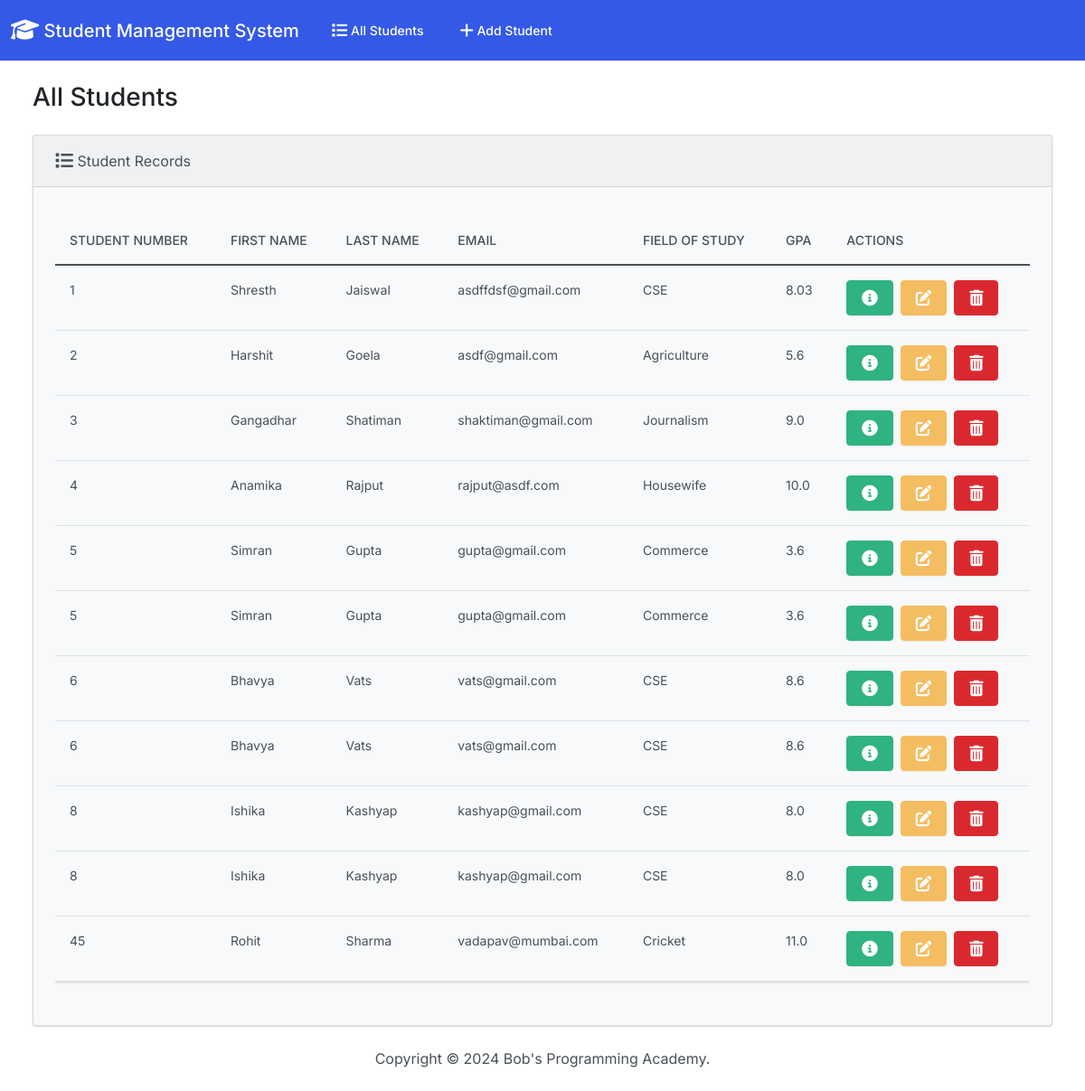
The page / on the database its author committed.
### students/models.py (models this page shows, shortened)
class Student(models.Model):
  student_number = models.PositiveIntegerField()
  first_name = models.CharField(max_length=50)
  last_name = models.CharField(max_length=50)
  email = models.EmailField(max_length=100)
  field_of_study = models.CharField(max_length=50)
  gpa = models.FloatField()

### students/views.py (the view)
# urls.py: path('', views.index, name='index'),
def index(request):
  return render(request, 'students/index.html', {
    'students': Student.objects.all()
  })

### students/templates/students/index.html (shortened to what this page needs)
{% extends "students/base.html" %}
{% block body %}
<h3 class="m-4">All Students</h3>
<div class="row">
  <div class="col-12">
    {% if students %}
    <div class="card bg-light ms-4 me-4 mb-4">
      <div class="card-header">
        <i class="fa-solid fa-list fa-lg"></i> Student Records
      </div>
      <div class="card-body">
        <p class="card-text">
          <div class="table-responsive">
            <table class="table table-hover">
              <thead>
                <tr>
                  <th scope="col">Student Number</th>
                  <th scope="col">First Name</th>
                  <th scope="col">Last Name</th>
                  <th scope="col">Email</th>
                  <th scope="col">Field of Study</th>
                  <th scope="col">GPA</th>
                  <th scope="col">Actions</th>
                </tr>
              </thead>
              <tbody>
                {% for student in students %}
                  <tr>
                    <td>{{ student.student_number }}</td>
                    <td>{{ student.first_name }}</td>
                    <td>{{ student.last_name }}</td>
                    <td>{{ student.email }}</td>
                    <td>{{ student.field_of_study }}</td>
                    <td>{{ student.gpa }}</td>
                    <td>
                      <button type="button" class="btn btn-success me-1" href="{% url 'view_student' student.id %}" data-bs-toggle="modal" data-bs-target="#myModal{{student.id}}">
                      </button>
                      <a class="btn btn-warning me-1" href="{% url 'edit' student.id %}">
                      </a>
                      <button type="button" class="btn btn-danger" data-bs-toggle="modal" data-bs-target="#delete{{student.id}}">
                      </button>
                    </td>
                  </tr>
                {% endfor %}
              </tbody>
            </table>
          </div>
        </p>
      </div>
    </div>
    {% else %}
      <h5 class="alert alert-primary ms-4 me-4">No Student Records</h5>
    {% endif %}
  </div>
</div>
{% endblock %}

### students/templates/students/base.html (shortened to what this page needs)
{% load static %}
<!DOCTYPE html>
<html lang="en">
  <head>
    <link rel="stylesheet" href="https://cdnjs.cloudflare.com/ajax/libs/font-awesome/6.1.1/css/all.min.css">
    <link href="{% static 'css/bootstrap.min.css' %}" rel="stylesheet">
  </head>
  <body class="d-flex flex-column min-vh-100">
    <nav class="navbar navbar-expand-lg navbar-dark bg-primary">
      <div class="container-fluid">
        <a class="navbar-brand" href="{% url 'index' %}">
          <i class="fa-solid fa-graduation-cap fa-lg"></i> Student Management System
        </a>
        <div class="collapse navbar-collapse" id="navbarColor01">
          <ul class="navbar-nav me-auto">
            <li class="nav-item">
              <a class="nav-link" href="{% url 'index' %}">
                 All Students
              </a>
            </li>
            <li class="nav-item">
              <a class="nav-link" href="{% url 'add' %}">
                 Add Student
              </a>
            </li>
          </ul>
        </div>
      </div>
    </nav>
    <div class="container-fluid">
      {% block body %}
      {% endblock %}
    </div>
    <footer class="mt-auto mb-4">
      <div class="text-center">
        <span>
          Copyright &copy; <script>document.write(new Date().getFullYear())</script> Bob's Programming Academy.
        </span>
      </div>
    </footer>
  </body>
</html>

### rows shown on the page
Student: student_number "1", first_name "Shresth", last_name "Jaiswal", email "asdffdsf@gmail.com", field_of_study "CSE", gpa "8.03"
Student: student_number "2", first_name "Harshit", last_name "Goela", email "asdf@gmail.com", field_of_study "Agriculture", gpa "5.6"
Student: student_number "3", first_name "Gangadhar", last_name "Shatiman", email "shaktiman@gmail.com", field_of_study "Journalism", gpa "9.0"
Student: student_number "4", first_name "Anamika", last_name "Rajput", email "rajput@asdf.com", field_of_study "Housewife", gpa "10.0"
Student: student_number "5", first_name "Simran", last_name "Gupta", email "gupta@gmail.com", field_of_study "Commerce", gpa "3.6"
Student: student_number "5", first_name "Simran", last_name "Gupta", email "gupta@gmail.com", field_of_study "Commerce", gpa "3.6"
Student: student_number "6", first_name "Bhavya", last_name "Vats", email "vats@gmail.com", field_of_study "CSE", gpa "8.6"
Student: student_number "6", first_name "Bhavya", last_name "Vats", email "vats@gmail.com", field_of_study "CSE", gpa "8.6"
Student: student_number "8", first_name "Ishika", last_name "Kashyap", email "kashyap@gmail.com", field_of_study "CSE", gpa "8.0"
Student: student_number "8", first_name "Ishika", last_name "Kashyap", email "kashyap@gmail.com", field_of_study "CSE", gpa "8.0"
Student: student_number "45", first_name "Rohit", last_name "Sharma", email "vadapav@mumbai.com", field_of_study "Cricket", gpa "11.0"
